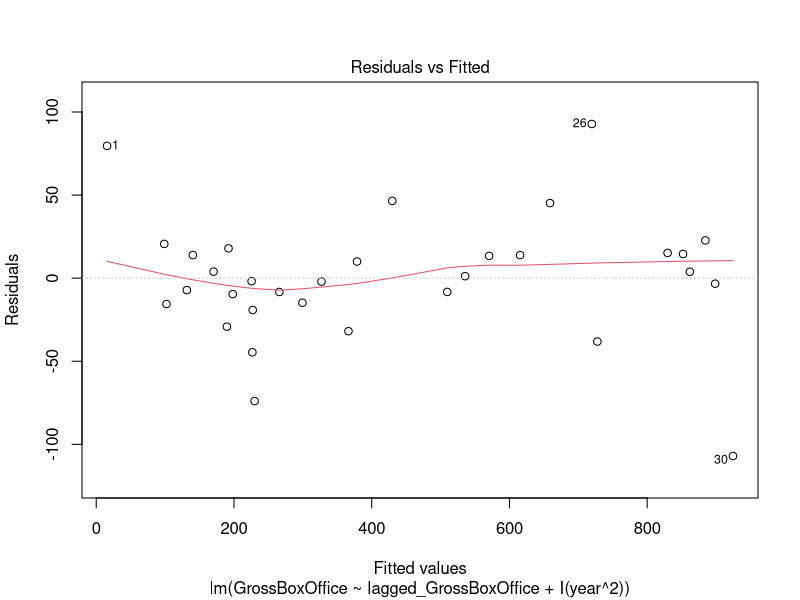
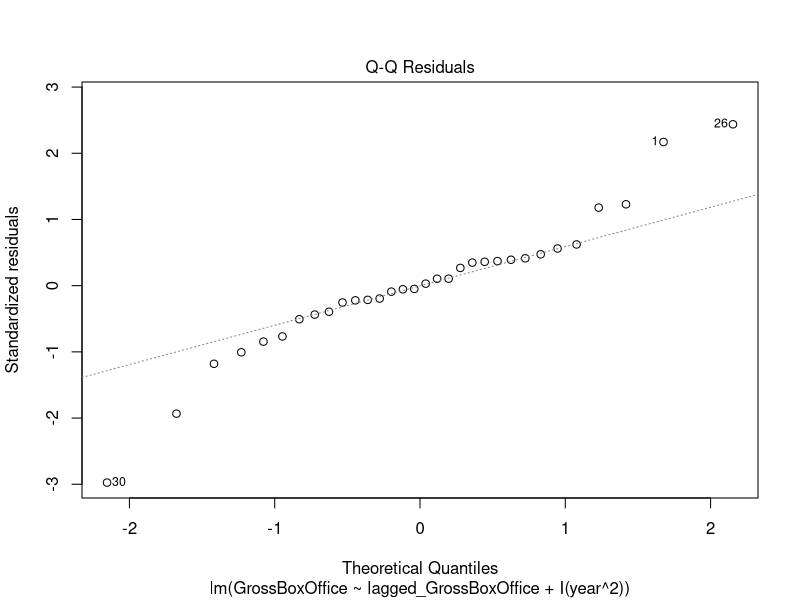
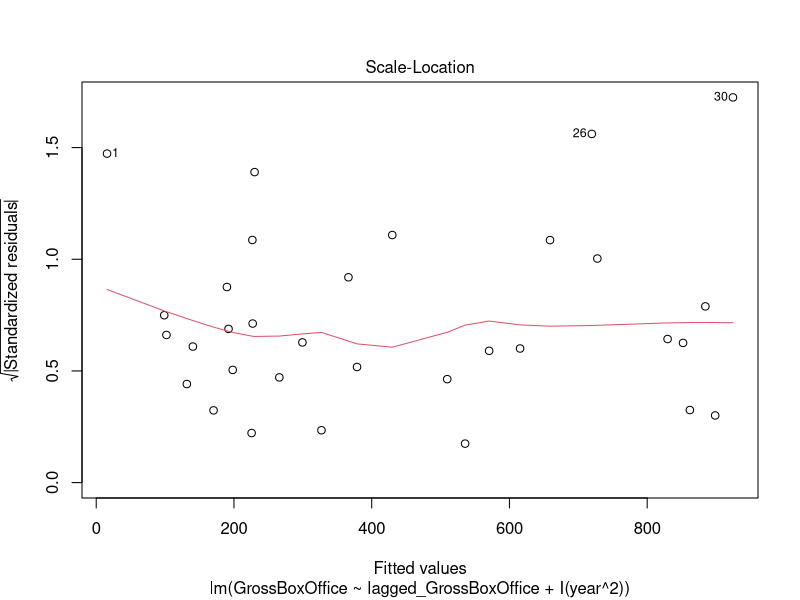
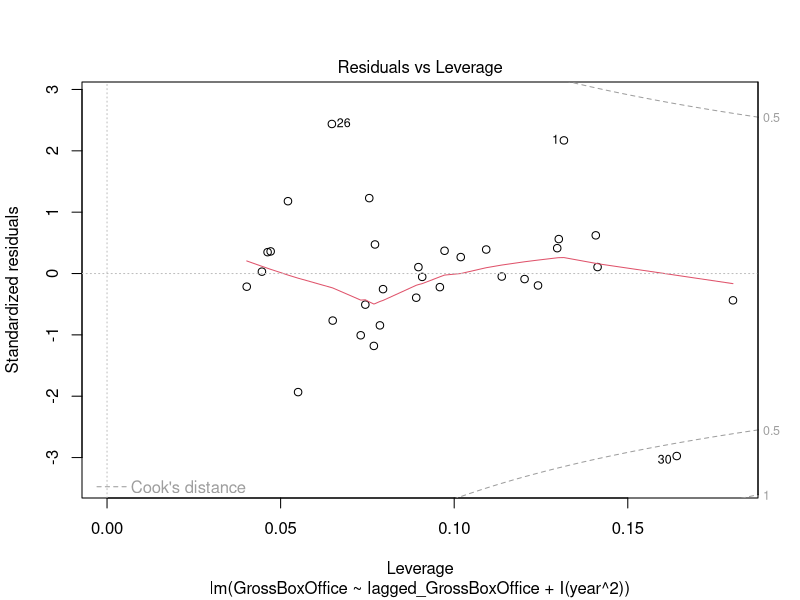
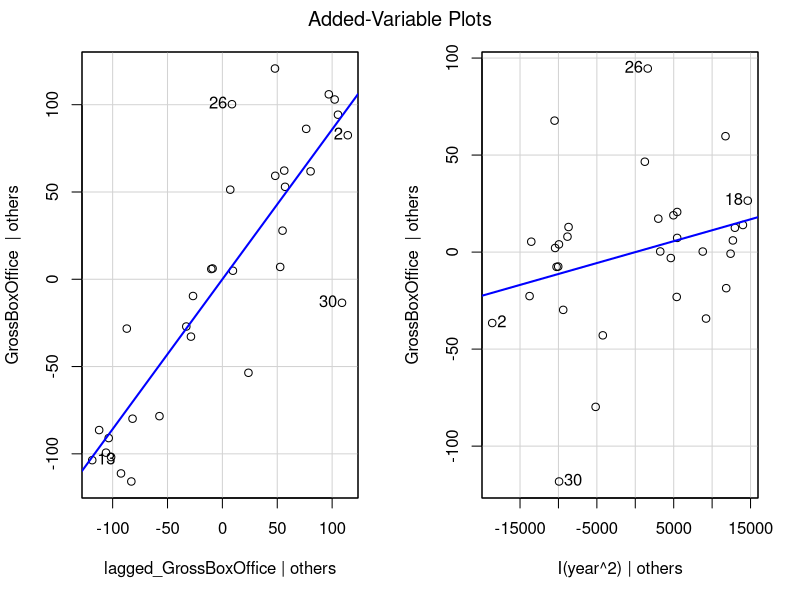
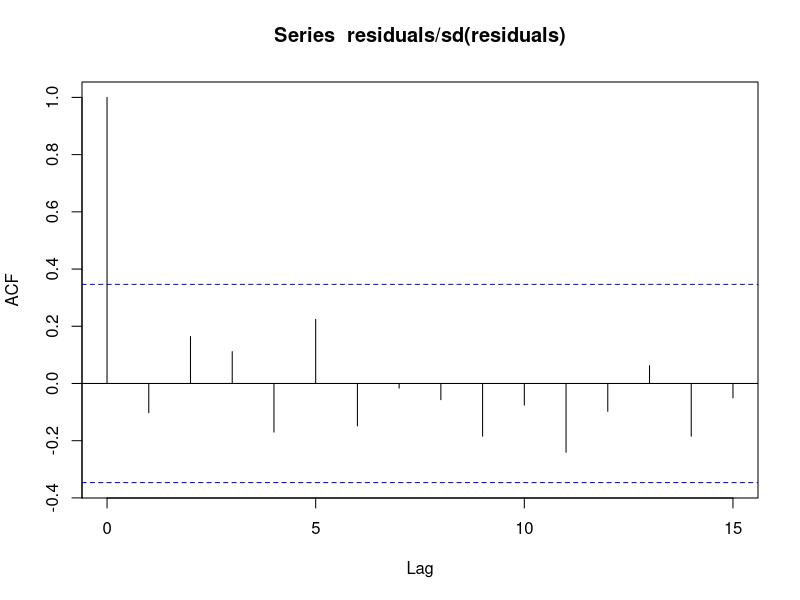
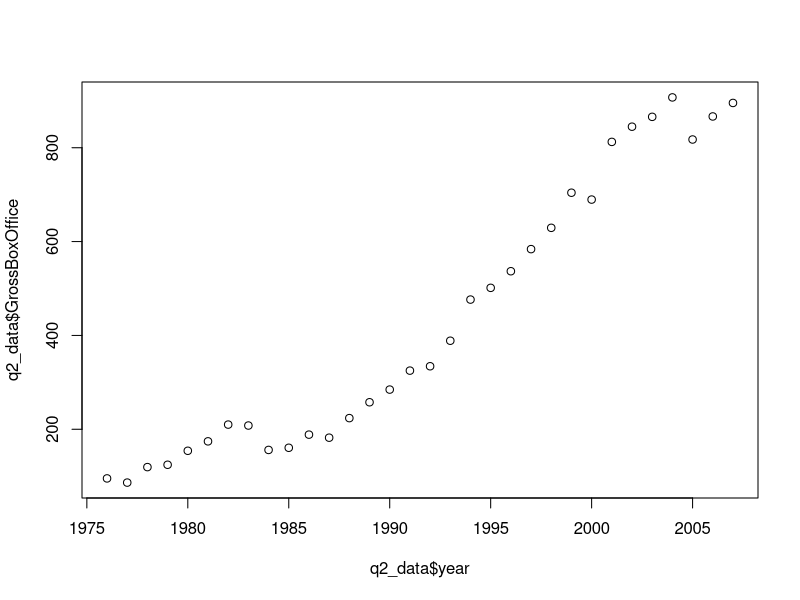
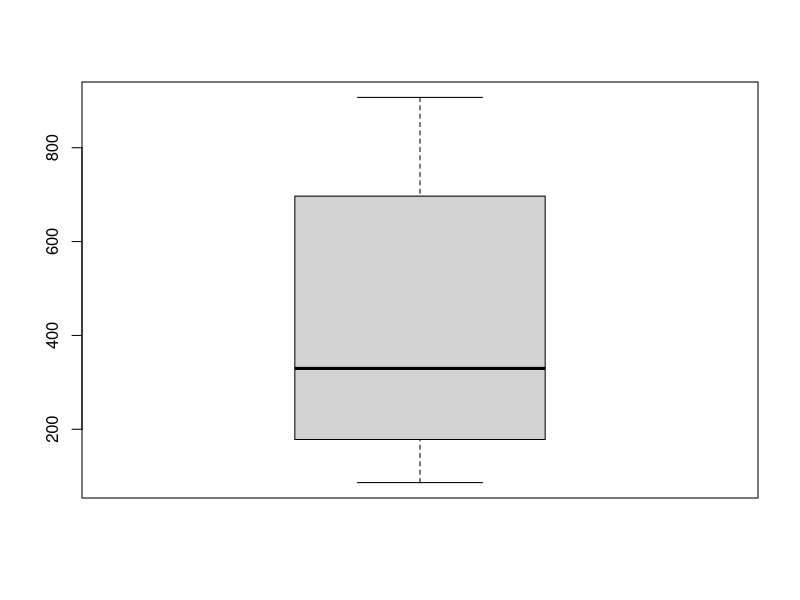

Reproduce these figures in R, in order.
## ---- chunk 1
knitr::opts_chunk$set(echo = TRUE)
## ---- chunk 2
setwd("C:/Users/jackw/Documents/MA575/hw7")
library(ggplot2)
library(dplyr)
library(GGally)
library(car)
library(nlme)
library(dplyr)
library(tidyr)
## ---- chunk 3
q2_data = read.table("boxoffice.txt", header=TRUE)
View(q2_data)
## ---- chunk 4
q2_data <- q2_data  %>% mutate(lagged_GrossBoxOffice = lag(GrossBoxOffice), lagged_GrossBoxOffice = replace_na(lagged_GrossBoxOffice, 0))

model <- lm(
  GrossBoxOffice ~ lagged_GrossBoxOffice + I(year^2),
  data = q2_data
)
## ---- chunk 5
summary(model)
plot(model)
avPlots(model)
residuals <- residuals(model)

acf(residuals / sd(residuals))
## ---- chunk 6
new_data_2008 <- data.frame(
  lagged_GrossBoxOffice = 895.4,
  year = 2008
)


predicted_2008 <- predict(model, newdata = new_data_2008)

cat("Predicted GrossBoxOffice for the year 2008:", predicted_2008)
## ---- chunk 7
plot(q2_data$year,q2_data$GrossBoxOffice)
boxplot(q2_data$`GrossBoxOffice`)
## ---- chunk 8
library(readr)
q3_data <- read_csv("UN11(5).csv")
View(q3_data)
## ---- chunk 9
library(boot)
library(MASS)  

# BOOT
ols_model <- function(data, indices) {
  sampled_data <- data[indices, ]
  fit <- lm(fertility ~ log(ppgdp) + pctUrban, data = sampled_data)
  return(coef(fit))
}

set.seed(0)
res_boot <- boot(data = q3_data, statistic = ols_model, R = 1000)
summary(res_boot)

#ORIGINAL
set.seed(0)
ols_fit <- lm(fertility ~ log(ppgdp) + pctUrban, data = q3_data)
summary(ols_fit)
## ---- chunk 10
par(mfrow = c(1, 1))
hist(res_boot$t[, 1], main = "Bootstrap Coefficient for Intercept", xlab = "Coefficient Value")
hist(res_boot$t[, 2], main = "Bootstrap Coefficient for log(ppgdp)", xlab = "Coefficient Value")
hist(res_boot$t[, 3], main = "Bootstrap Coefficient for pctUrban", xlab = "Coefficient Value")
